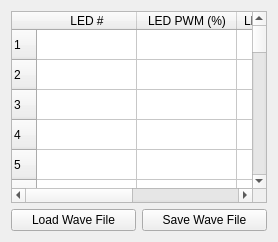
                        <widget class="QWidget" name="sync_confocal_image_sequence_tab">
                         <property name="toolTip">
                          <string>Run LED through sequence of intensities when the laser is inside the image FOV</string>
                         </property>
                         <attribute name="title">
                          <string>Sequence</string>
                         </attribute>
                         <layout class="QGridLayout" name="gridLayout_76">
                          <item row="0" column="0" colspan="2">
                           <widget class="QTableWidget" name="sync_confocal_image_sequence_table">
                            <property name="toolTip">
                             <string>LED intensity sequence file</string>
                            </property>
                            <property name="rowCount">
                             <number>100</number>
                            </property>
                            <property name="columnCount">
                             <number>4</number>
                            </property>
                            <row/>
                            <row/>
                            <row/>
                            <row/>
                            <row/>
                            <row/>
                            <row/>
                            <row/>
                            <row/>
                            <row/>
                            <row/>
                            <row/>
                            <row/>
                            <row/>
                            <row/>
                            <row/>
                            <row/>
                            <row/>
                            <row/>
                            <row/>
                            <row/>
                            <row/>
                            <row/>
                            <row/>
                            <row/>
                            <row/>
                            <row/>
                            <row/>
                            <row/>
                            <row/>
                            <row/>
                            <row/>
                            <row/>
                            <row/>
                            <row/>
                            <row/>
                            <row/>
                            <row/>
                            <row/>
                            <row/>
                            <row/>
                            <row/>
                            <row/>
                            <row/>
                            <row/>
                            <row/>
                            <row/>
                            <row/>
                            <row/>
                            <row/>
                            <row/>
                            <row/>
                            <row/>
                            <row/>
                            <row/>
                            <row/>
                            <row/>
                            <row/>
                            <row/>
                            <row/>
                            <row/>
                            <row/>
                            <row/>
                            <row/>
                            <row/>
                            <row/>
                            <row/>
                            <row/>
                            <row/>
                            <row/>
                            <row/>
                            <row/>
                            <row/>
                            <row/>
                            <row/>
                            <row/>
                            <row/>
                            <row/>
                            <row/>
                            <row/>
                            <row/>
                            <row/>
                            <row/>
                            <row/>
                            <row/>
                            <row/>
                            <row/>
                            <row/>
                            <row/>
                            <row/>
                            <row/>
                            <row/>
                            <row/>
                            <row/>
                            <row/>
                            <row/>
                            <row/>
                            <row/>
                            <row/>
                            <row/>
                            <column>
                             <property name="text">
                              <string>LED #</string>
                             </property>
                            </column>
                            <column>
                             <property name="text">
                              <string>LED PWM (%)</string>
                             </property>
                            </column>
                            <column>
                             <property name="text">
                              <string>LED current (%)</string>
                             </property>
                            </column>
                            <column>
                             <property name="text">
                              <string>Duration (s)</string>
                             </property>
                            </column>
                           </widget>
                          </item>
                          <item row="1" column="0">
                           <widget class="QPushButton" name="sync_confocal_image_sequence_load_button">
                            <property name="toolTip">
                             <string>Load LED intensity sequence file (*.lsq)</string>
                            </property>
                            <property name="text">
                             <string>Load Wave File</string>
                            </property>
                           </widget>
                          </item>
                          <item row="1" column="1">
                           <widget class="QPushButton" name="sync_confocal_image_sequence_save_button">
                            <property name="toolTip">
                             <string>Save LED intensity sequence file (*.lsq)</string>
                            </property>
                            <property name="text">
                             <string>Save Wave File</string>
                            </property>
                           </widget>
                          </item>
                         </layout>
                        </widget>
